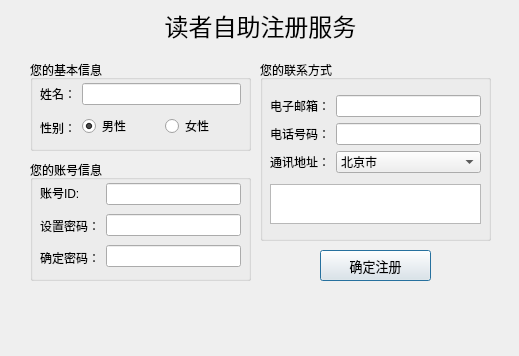
<?xml version="1.0" encoding="UTF-8"?>
<ui version="4.0">
    <class>SignupDlg</class>
    <widget class="QDialog" name="SignupDlg">
        <property name="geometry">
            <rect>
                <x>0</x>
                <y>0</y>
                <width>519</width>
                <height>356</height>
            </rect>
        </property>
        <property name="windowTitle">
            <string>读者自助注册服务-图书借阅管理系统</string>
        </property>
        <widget class="QLabel" name="label">
            <property name="geometry">
                <rect>
                    <x>90</x>
                    <y>10</y>
                    <width>341</width>
                    <height>31</height>
                </rect>
            </property>
            <property name="font">
                <font>
                    <family>字酷堂石刻体</family>
                    <pointsize>18</pointsize>
                </font>
            </property>
            <property name="text">
                <string>读者自助注册服务</string>
            </property>
            <property name="alignment">
                <set>Qt::AlignmentFlag::AlignCenter</set>
            </property>
        </widget>
        <widget class="QGroupBox" name="accountGroupBox">
            <property name="geometry">
                <rect>
                    <x>30</x>
                    <y>160</y>
                    <width>221</width>
                    <height>121</height>
                </rect>
            </property>
            <property name="title">
                <string>您的账号信息</string>
            </property>
            <widget class="QWidget" name="layoutWidget1">
                <property name="geometry">
                    <rect>
                        <x>10</x>
                        <y>20</y>
                        <width>201</width>
                        <height>91</height>
                    </rect>
                </property>
                <layout class="QHBoxLayout" name="accountHorizontalLayout">
                    <item>
                        <layout class="QVBoxLayout" name="accountLabelVerticalLayout">
                            <item>
                                <widget class="QLabel" name="userIdLabel">
                                    <property name="text">
                                        <string>账号ID:</string>
                                    </property>
                                </widget>
                            </item>
                            <item>
                                <widget class="QLabel" name="passwordLabel">
                                    <property name="text">
                                        <string>设置密码：</string>
                                    </property>
                                </widget>
                            </item>
                            <item>
                                <widget class="QLabel" name="confirmPasswordLabel">
                                    <property name="text">
                                        <string>确定密码：</string>
                                    </property>
                                </widget>
                            </item>
                        </layout>
                    </item>
                    <item>
                        <layout class="QVBoxLayout" name="accountInputVerticalLayout">
                            <item>
                                <widget class="QLineEdit" name="userIdLineEdit">
                                    <property name="maxLength">
                                        <number>6</number>
                                    </property>
                                </widget>
                            </item>
                            <item>
                                <widget class="QLineEdit" name="passwordLineEdit">
                                    <property name="maxLength">
                                        <number>12</number>
                                    </property>
                                    <property name="echoMode">
                                        <enum>QLineEdit::EchoMode::Password</enum>
                                    </property>
                                </widget>
                            </item>
                            <item>
                                <widget class="QLineEdit" name="confirmPasswordLineEdit">
                                    <property name="maxLength">
                                        <number>12</number>
                                    </property>
                                    <property name="echoMode">
                                        <enum>QLineEdit::EchoMode::Password</enum>
                                    </property>
                                </widget>
                            </item>
                        </layout>
                    </item>
                </layout>
            </widget>
        </widget>
        <widget class="QPushButton" name="registerPushButton">
            <property name="geometry">
                <rect>
                    <x>320</x>
                    <y>250</y>
                    <width>111</width>
                    <height>31</height>
                </rect>
            </property>
            <property name="font">
                <font>
                    <pointsize>10</pointsize>
                </font>
            </property>
            <property name="text">
                <string>确定注册</string>
            </property>
        </widget>
        <widget class="QGroupBox" name="baseInfoGroupBox">
            <property name="geometry">
                <rect>
                    <x>30</x>
                    <y>60</y>
                    <width>221</width>
                    <height>91</height>
                </rect>
            </property>
            <property name="title">
                <string>您的基本信息</string>
            </property>
            <widget class="QWidget" name="layoutWidget2">
                <property name="geometry">
                    <rect>
                        <x>10</x>
                        <y>20</y>
                        <width>201</width>
                        <height>61</height>
                    </rect>
                </property>
                <layout class="QHBoxLayout" name="horizontalLayout">
                    <item>
                        <layout class="QVBoxLayout" name="baseInfoLabelVerticalLayout">
                            <item>
                                <widget class="QLabel" name="nameLabel">
                                    <property name="text">
                                        <string>姓名：</string>
                                    </property>
                                </widget>
                            </item>
                            <item>
                                <widget class="QLabel" name="genderLabel">
                                    <property name="text">
                                        <string>性别：</string>
                                    </property>
                                </widget>
                            </item>
                        </layout>
                    </item>
                    <item>
                        <layout class="QVBoxLayout" name="baseInfoInputVerticalLayout">
                            <item>
                                <widget class="QLineEdit" name="nameLineEdit">
                                    <property name="maxLength">
                                        <number>10</number>
                                    </property>
                                </widget>
                            </item>
                            <item>
                                <layout class="QHBoxLayout" name="genderInputHorizontalLayout">
                                    <item>
                                        <widget class="QRadioButton" name="maleRadioButton">
                                            <property name="text">
                                                <string>男性</string>
                                            </property>
                                            <property name="checked">
                                                <bool>true</bool>
                                            </property>
                                        </widget>
                                    </item>
                                    <item>
                                        <widget class="QRadioButton" name="femaleRadioButton">
                                            <property name="text">
                                                <string>女性</string>
                                            </property>
                                        </widget>
                                    </item>
                                </layout>
                            </item>
                        </layout>
                    </item>
                </layout>
            </widget>
        </widget>
        <widget class="QGroupBox" name="contactGroupBox">
            <property name="geometry">
                <rect>
                    <x>260</x>
                    <y>60</y>
                    <width>231</width>
                    <height>181</height>
                </rect>
            </property>
            <property name="title">
                <string>您的联系方式</string>
            </property>
            <widget class="QWidget" name="layoutWidget3">
                <property name="geometry">
                    <rect>
                        <x>10</x>
                        <y>30</y>
                        <width>211</width>
                        <height>141</height>
                    </rect>
                </property>
                <layout class="QVBoxLayout" name="contactVerticalLayout">
                    <item>
                        <layout class="QHBoxLayout" name="contactHorizontalLayout">
                            <item>
                                <layout class="QVBoxLayout" name="contactLabelVerticalLayout">
                                    <item>
                                        <widget class="QLabel" name="emailLabel">
                                            <property name="text">
                                                <string>电子邮箱：</string>
                                            </property>
                                        </widget>
                                    </item>
                                    <item>
                                        <widget class="QLabel" name="telephoneLabel">
                                            <property name="text">
                                                <string>电话号码：</string>
                                            </property>
                                        </widget>
                                    </item>
                                    <item>
                                        <widget class="QLabel" name="addressLabel">
                                            <property name="text">
                                                <string>通讯地址：</string>
                                            </property>
                                        </widget>
                                    </item>
                                </layout>
                            </item>
                            <item>
                                <layout class="QVBoxLayout" name="contactInputVerticalLayout">
                                    <item>
                                        <widget class="QLineEdit" name="emailLineEdit">
                                            <property name="maxLength">
                                                <number>30</number>
                                            </property>
                                        </widget>
                                    </item>
                                    <item>
                                        <widget class="QLineEdit" name="telephoneLineEdit">
                                            <property name="maxLength">
                                                <number>11</number>
                                            </property>
                                        </widget>
                                    </item>
                                    <item>
                                        <widget class="QComboBox" name="provinceComboBox">
                                            <item>
                                                <property name="text">
                                                    <string>北京市</string>
                                                </property>
                                            </item>
                                            <item>
                                                <property name="text">
                                                    <string>天津市</string>
                                                </property>
                                            </item>
                                            <item>
                                                <property name="text">
                                                    <string>河北省</string>
                                                </property>
                                            </item>
                                            <item>
                                                <property name="text">
                                                    <string>山西省</string>
                                                </property>
                                            </item>
                                            <item>
                                                <property name="text">
                                                    <string>内蒙古自治区</string>
                                                </property>
                                            </item>
                                            <item>
                                                <property name="text">
                                                    <string>辽宁省</string>
                                                </property>
                                            </item>
                                            <item>
                                                <property name="text">
                                                    <string>吉林省</string>
                                                </property>
                                            </item>
                                            <item>
                                                <property name="text">
                                                    <string>黑龙江省</string>
                                                </property>
                                            </item>
                                            <item>
                                                <property name="text">
                                                    <string>上海市</string>
                                                </property>
                                            </item>
                                            <item>
                                                <property name="text">
                                                    <string>江苏省</string>
                                                </property>
                                            </item>
                                            <item>
                                                <property name="text">
                                                    <string>浙江省</string>
                                                </property>
                                            </item>
                                            <item>
                                                <property name="text">
                                                    <string>安徽省</string>
                                                </property>
                                            </item>
                                            <item>
                                                <property name="text">
                                                    <string>福建省</string>
                                                </property>
                                            </item>
                                            <item>
                                                <property name="text">
                                                    <string>江西省</string>
                                                </property>
                                            </item>
                                            <item>
                                                <property name="text">
                                                    <string>山东省</string>
                                                </property>
                                            </item>
                                            <item>
                                                <property name="text">
                                                    <string>河南省</string>
                                                </property>
                                            </item>
                                            <item>
                                                <property name="text">
                                                    <string>湖北省</string>
                                                </property>
                                            </item>
                                            <item>
                                                <property name="text">
                                                    <string>湖南省</string>
                                                </property>
                                            </item>
                                            <item>
                                                <property name="text">
                                                    <string>广东省</string>
                                                </property>
                                            </item>
                                            <item>
                                                <property name="text">
                                                    <string>广西壮族自治区</string>
                                                </property>
                                            </item>
                                            <item>
                                                <property name="text">
                                                    <string>海南省</string>
                                                </property>
                                            </item>
                                            <item>
                                                <property name="text">
                                                    <string>重庆市</string>
                                                </property>
                                            </item>
                                            <item>
                                                <property name="text">
                                                    <string>四川省</string>
                                                </property>
                                            </item>
                                            <item>
                                                <property name="text">
                                                    <string>贵州省</string>
                                                </property>
                                            </item>
                                            <item>
                                                <property name="text">
                                                    <string>云南省</string>
                                                </property>
                                            </item>
                                            <item>
                                                <property name="text">
                                                    <string>西藏自治区</string>
                                                </property>
                                            </item>
                                            <item>
                                                <property name="text">
                                                    <string>陕西省</string>
                                                </property>
                                            </item>
                                            <item>
                                                <property name="text">
                                                    <string>甘肃省</string>
                                                </property>
                                            </item>
                                            <item>
                                                <property name="text">
                                                    <string>青海省</string>
                                                </property>
                                            </item>
                                            <item>
                                                <property name="text">
                                                    <string>宁夏回族自治区</string>
                                                </property>
                                            </item>
                                            <item>
                                                <property name="text">
                                                    <string>新疆维吾尔自治区</string>
                                                </property>
                                            </item>
                                            <item>
                                                <property name="text">
                                                    <string>香港特别行政区</string>
                                                </property>
                                            </item>
                                            <item>
                                                <property name="text">
                                                    <string>澳门特别行政区</string>
                                                </property>
                                            </item>
                                            <item>
                                                <property name="text">
                                                    <string>中国台湾地区</string>
                                                </property>
                                            </item>
                                        </widget>
                                    </item>
                                </layout>
                            </item>
                        </layout>
                    </item>
                    <item>
                        <widget class="QPlainTextEdit" name="addressPlainTextEdit">
                            <property name="maximumSize">
                                <size>
                                    <width>16777215</width>
                                    <height>40</height>
                                </size>
                            </property>
                        </widget>
                    </item>
                </layout>
            </widget>
        </widget>
    </widget>
    <resources/>
    <connections/>
</ui>
